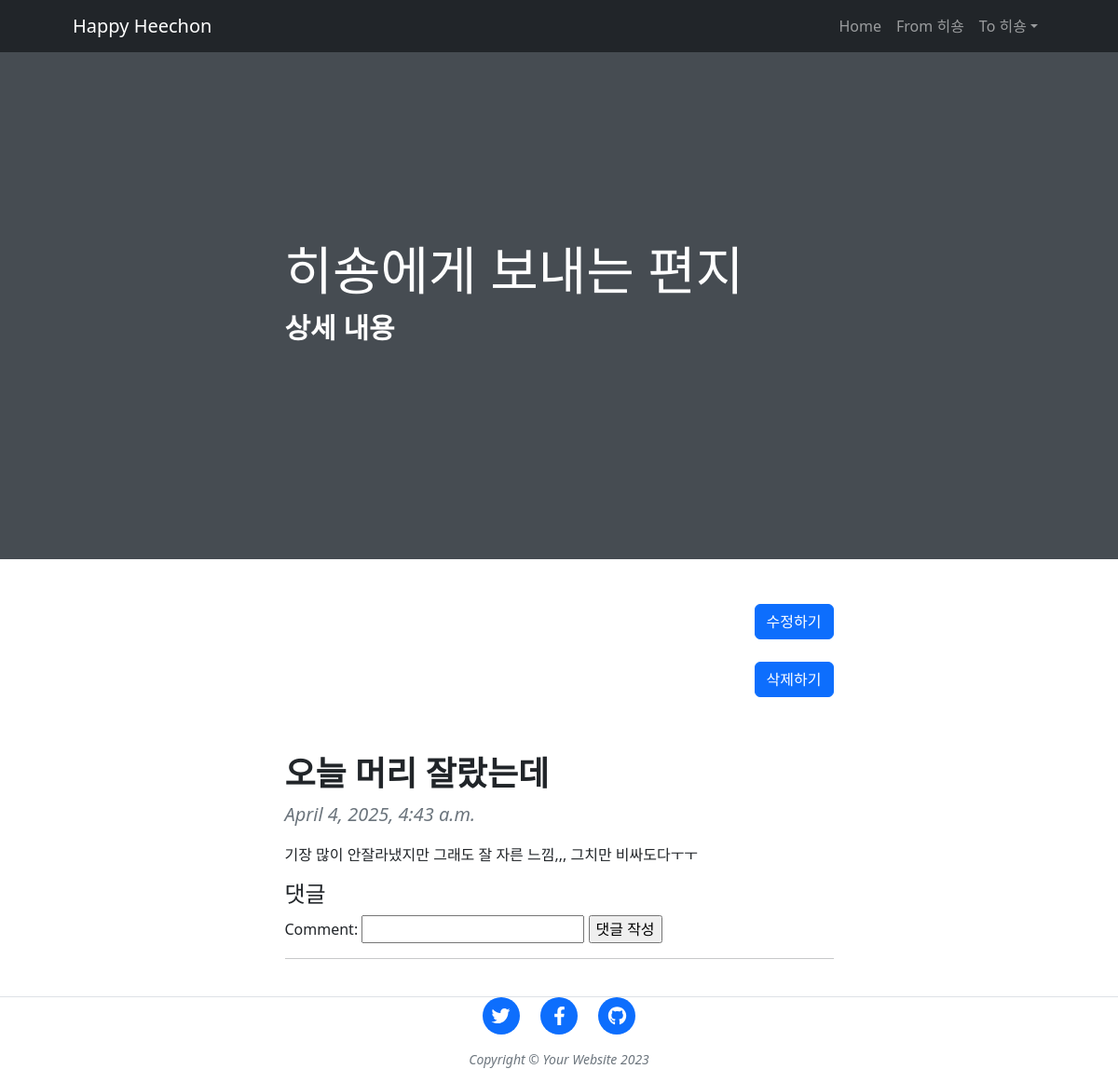
The page /TOL/toL_detail/21/ on the database its author committed.
### cafeMain/models.py (models this page shows)
class Post(models.Model):
    title = models.CharField(verbose_name = "제목", max_length = 128)
    body = models.TextField(verbose_name = "내용", default = "")
    created_at = models.DateTimeField(verbose_name = "작성일", auto_now_add = True)
    photo = models.ImageField(verbose_name = "이미지", blank = True, null = True, upload_to = 'blog_photo')

### ToLove/views.py (the view)
# urls.py: path("toL_detail/<int:letter_id>/", views.toL_detail, name = "toL_detail"),
def toL_detail(request, letter_id):
    letter = get_object_or_404(Post, pk = letter_id)
    comment_form = CommentForm()
    context = {
        'letter' : letter,
        'comment_form' : comment_form
    }
    return render(request, "toL_detail.html", context)

### cafeMain/forms.py
class CommentForm(forms.ModelForm):
    class Meta:
        model = Comment
        fields = ['comment']

### ToLove/templates/toL_detail.html (shortened to what this page needs)
{% load static %}
<!DOCTYPE html>
<html lang="en">
  <head>
    <link href="{% static 'css/styles.css' %}" rel="stylesheet" />
  </head>
  <body>
    <nav class="navbar navbar-expand-lg navbar-dark bg-dark">
        <div class="container px-5">
            <a class="navbar-brand" href="index.html">Happy Heechon</a>
            <div class="collapse navbar-collapse" id="navbarSupportedContent">
                <ul class="navbar-nav ms-auto mb-2 mb-lg-0">
                    <li class="nav-item"><a class="nav-link" href="{% url 'home' %}">Home</a></li>
                    <li class="nav-item"><a class="nav-link" href="{% url 'fromL' %}">From 히숑</a></li>
                    <li class="nav-item dropdown">
                        <a class="nav-link dropdown-toggle" id="navbarDropdownBlog" href="#" role="button" data-bs-toggle="dropdown" aria-expanded="false">To 히숑</a>
                    </li>
                </ul>
            </div>
        </div>
    </nav>
    <header class="masthead">
      <div class="container position-relative px-4 px-lg-5">
        <div class="row gx-4 gx-lg-5 justify-content-center">
          <div class="col-md-10 col-lg-8 col-xl-7">
            <div class="post-heading">
              <h1>히숑에게 보내는 편지</h1>
              <h2 class="subheading">상세 내용</h2>
            </div>
          </div>
        </div>
      </div>
    </header>
    <article class="mb-4">
      <div class="container px-4 px-lg-5">
        <div class="row gx-4 gx-lg-5 justify-content-center">
          <div class="col-md-10 col-lg-8 col-xl-7">
            <div class="d-flex justify-content-end mb-4">
              <a class="btn btn-primary text-uppercase" href="{% url 'toL_update' letter.id %}">수정하기</a>
            </div>
            <div class="d-flex justify-content-end mb-4">
              <a class="btn btn-primary text-uppercase" href="{% url 'toL_delete' letter.id %}">삭제하기</a>
            </div>
            <h1 class="section-heading">{{letter.title}}</h1>
            <blockquote class="blockquote">{{letter.created_at}}</blockquote>
            <p>{{letter.body}}</p>
            <h4>댓글</h4>
          <form method="POST" action="{% url 'create_comment' letter.id %}">
              {{ comment_form.as_table }}
              <input type="submit" value="댓글 작성" />
          </form>
          <div>
              <hr>
          </div>
          </div>
        </div>
      </div>
    </article>
    <footer class="border-top">
      <div class="container px-4 px-lg-5">
        <div class="row gx-4 gx-lg-5 justify-content-center">
          <div class="col-md-10 col-lg-8 col-xl-7">
            <ul class="list-inline text-center">
              <li class="list-inline-item">
                <a href="#!">
                  <span class="fa-stack fa-lg">
                    <i class="fas fa-circle fa-stack-2x"></i>
                    <i class="fab fa-twitter fa-stack-1x fa-inverse"></i>
                  </span>
                </a>
              </li>
              <li class="list-inline-item">
                <a href="#!">
                  <span class="fa-stack fa-lg">
                    <i class="fas fa-circle fa-stack-2x"></i>
                    <i class="fab fa-facebook-f fa-stack-1x fa-inverse"></i>
                  </span>
                </a>
              </li>
              <li class="list-inline-item">
                <a href="#!">
                  <span class="fa-stack fa-lg">
                    <i class="fas fa-circle fa-stack-2x"></i>
                    <i class="fab fa-github fa-stack-1x fa-inverse"></i>
                  </span>
                </a>
              </li>
            </ul>
            <div class="small text-center text-muted fst-italic">
              Copyright &copy; Your Website 2023
            </div>
          </div>
        </div>
      </div>
    </footer>
  </body>
</html>

### rows shown on the page
Post: title "오늘 머리 잘랐는데", created_at "April 4, 2025, 4:43 a.m.", body "기장 많이 안잘라냈지만 그래도 잘 자른 느낌,,, 그치만 비싸도다ㅜㅜ"
